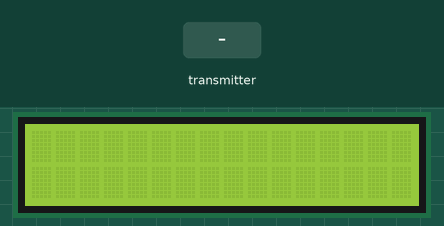
A sketch run on a simulated Arduino Mega 2560, built with avr-gcc and run on an emulated ATmega2560. On the bench: 16×2 character LCD. The test bench sets the inputs (shaded band). No radio packets arrive unless stated.

Above: at 1.2 s.
1.3 s: the transmitter starts sending datos.0 = 0
At 1.9 s:
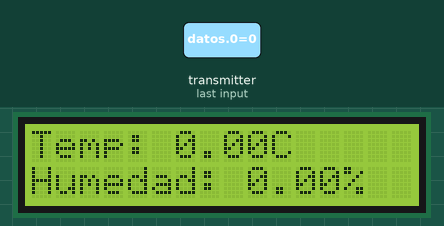
2.8 s: the transmitter starts sending datos.1 = 25
At 4.0 s:
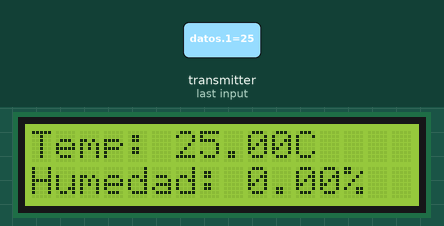
4.3 s: the transmitter starts sending datos.1 = 0
At 5.4 s:
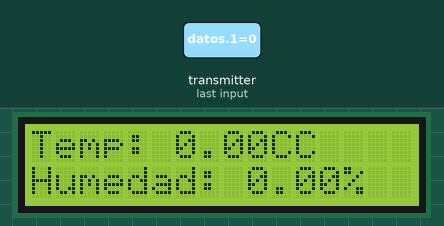
5.8 s: the transmitter starts sending datos.0 = 25
At 6.6 s:
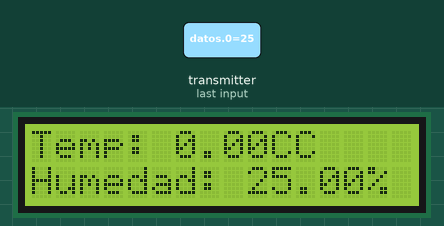
7.3 s: the transmitter starts sending datos.0 = 0
At 7.7 s:
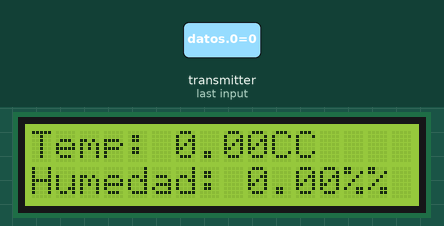
8.8 s: the transmitter starts sending datos.1 = 50
At 10.0 s:
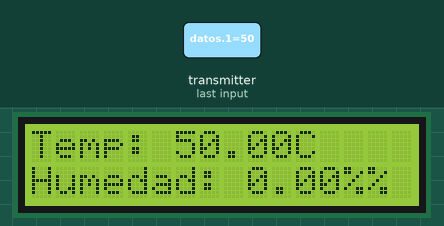
Timing chart, 0 to 11.3 s (numbered marks = the images above; inputs shaded):
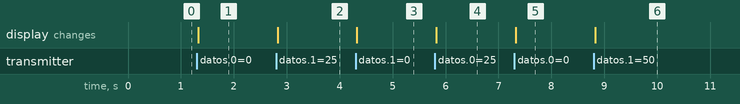

Measured:
- after the input at 1.3 s, the display: changes at once (image 1)
- after the input at 2.8 s, the display: changes at once (image 2)
- after the input at 4.3 s, the display: changes at once (image 3)
- after the input at 5.8 s, the display: changes at once (image 4)
- after the input at 7.3 s, the display: changes at once (image 5)
- after the input at 8.8 s, the display: changes at once (image 6)

The sketch:

NFR_RECEPTOR_P_REZ_ALEJANDRO.ino
```cpp
#include <LiquidCrystal_I2C.h>
#include <Wire.h>
#include <SPI.h>
#include <nRF24L01.h>
#include <RF24.h>

LiquidCrystal_I2C lcd(0x27,16,2);

const int pinCE = 8;
const int pinCSN = 53;
RF24 radio(pinCE, pinCSN);

byte direccion[5] ={'c','a','n','a','l'};

float datos[2];

void setup() {
  Serial.begin(9600);
  lcd.init();
  lcd.backlight();
  radio.begin();
  radio.openReadingPipe(1, direccion);
  radio.startListening();
}

void loop() {
  uint8_t numero_canal;
  if (radio.available()){
    radio.read(datos, sizeof (datos));

    lcd.setCursor(0, 0);
    lcd.print("Temp: ");
    lcd.print(datos[1]);
    lcd.print("C");

    lcd.setCursor(0, 1);
    lcd.print("Humedad: ");
    lcd.print(datos[0]);
    lcd.print("%");

  }
}
```
